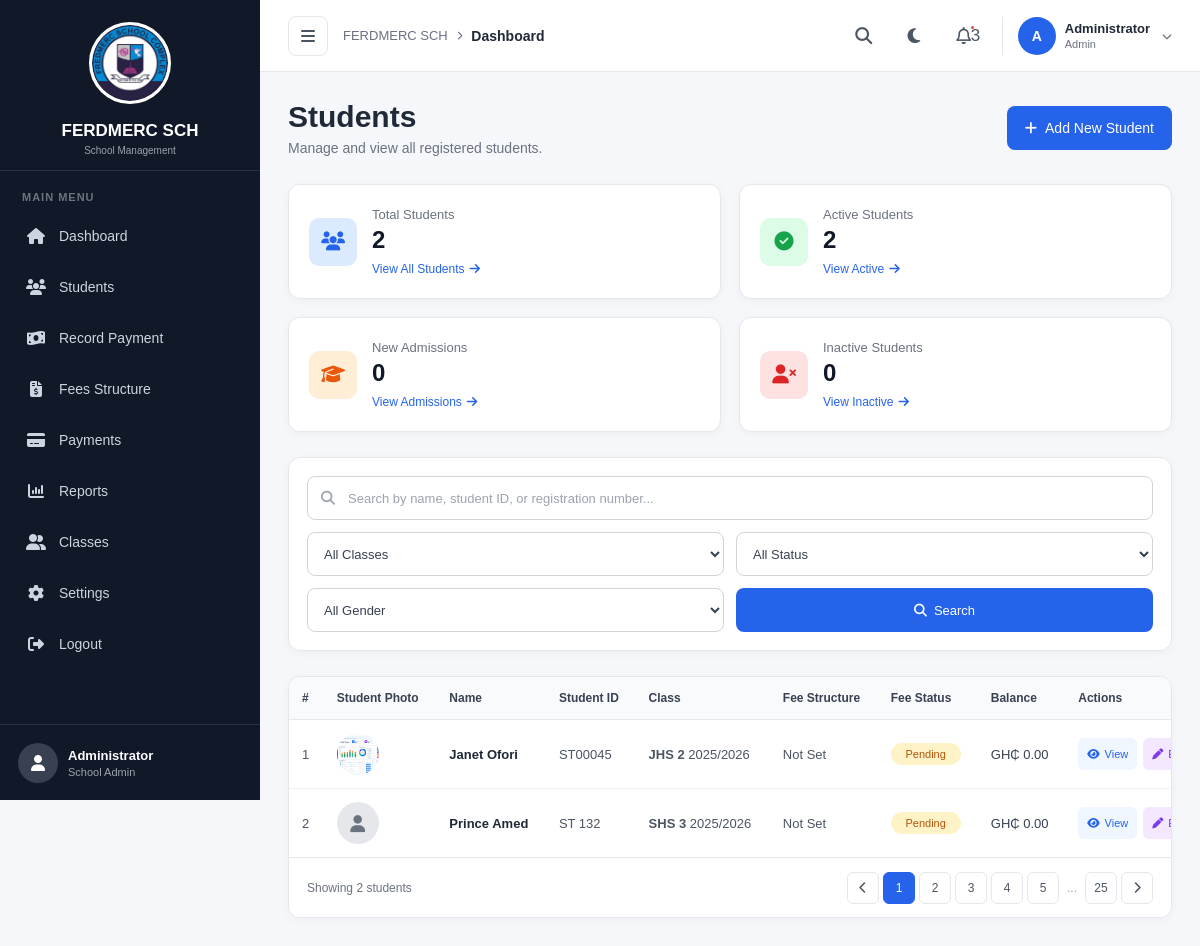
/students/, run on an earlier commit of the app's database.
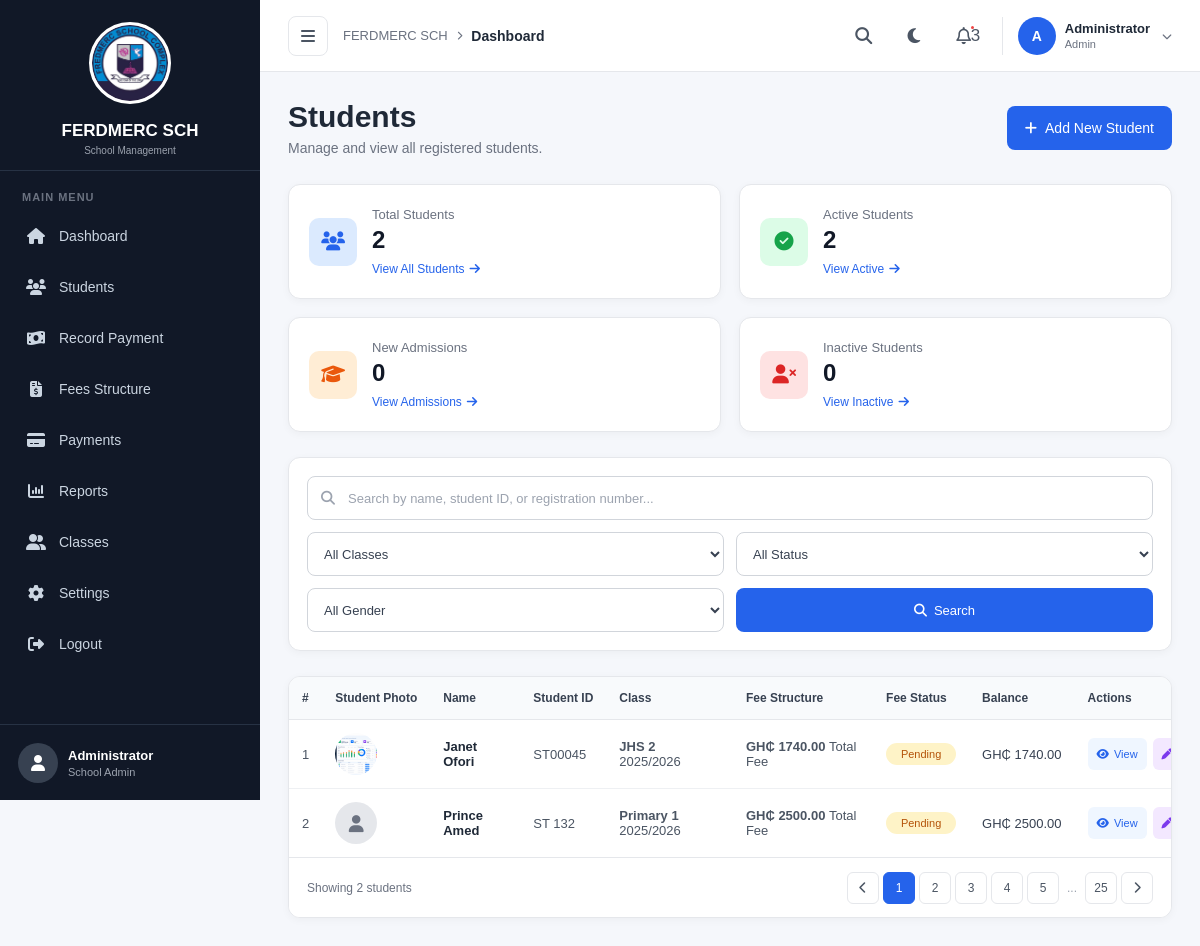
And on a later commit of the database.
### fees/models.py (models this page shows, shortened)
class Student(models.Model):
    GENDER_CHOICES = [
        ("Male", "Male"),
        ("Female", "Female"),
    ]
    STATUS_CHOICES = [
        ("Active", "Active"),
        ("Inactive", "Inactive"),
    ]
    FEE_STATUS_CHOICES = [
        ("Paid", "Paid"),
        ("Pending", "Pending"),
        ("Overdue", "Overdue"),
    ]
    first_name = models.CharField(max_length=100)
    last_name = models.CharField(max_length=100)
    student_id = models.CharField(
        max_length=50,
        unique=True
    )
    registration_number = models.CharField(
        max_length=50,
        unique=True,
        blank=True,
        null=True
    )
    date_of_birth = models.DateField(
        blank=True,
        null=True
    )
    student_class = models.CharField(
        max_length=100
    )
    stream = models.CharField(
        max_length=100,
        blank=True,
        null=True
    )
    academic_year = models.CharField(
        max_length=20,
        default="2025/2026"
    )
    gender = models.CharField(
        max_length=10,
        choices=GENDER_CHOICES
    )
    parent_name = models.CharField(
        max_length=150,
        blank=True,
        null=True
    )
    parent_contact = models.CharField(
        max_length=30,
        blank=True,
        null=True
    )
    address = models.TextField(
        blank=True,
        null=True
    )
    additional_information = models.TextField(
        blank=True,
        null=True
    )
    status = models.CharField(
        max_length=10,
        choices=STATUS_CHOICES,
        default="Active"
    )
    fee_status = models.CharField(
        max_length=10,
        choices=FEE_STATUS_CHOICES,
        default="Pending"
    )
    discount = models.DecimalField(
        max_digits=5,
        decimal_places=2,
        default=0
    )
    balance = models.DecimalField(
        max_digits=10,
        decimal_places=2,
        default=0
    )
    photo = models.ImageField(
        upload_to="students/",
        blank=True,
        null=True
    )
    date_registered = models.DateTimeField(
        auto_now_add=True
    )

class FeeStructure(models.Model):
    TERM_CHOICES = [
        ("First Term", "First Term"),
        ("Second Term", "Second Term"),
        ("Third Term", "Third Term"),
    ]
    student_class = models.CharField(max_length=100)
    academic_year = models.CharField(
        max_length=20,
        default="2026/2027"
    )
    term = models.CharField(
        max_length=20,
        choices=TERM_CHOICES
    )
    registration_fee = models.DecimalField(
        max_digits=10,
        decimal_places=2,
        default=0
    )
    tuition_fee = models.DecimalField(
        max_digits=10,
        decimal_places=2,
        default=0
    )
    examination_fee = models.DecimalField(
        max_digits=10,
        decimal_places=2,
        default=0
    )
    library_fee = models.DecimalField(
        max_digits=10,
        decimal_places=2,
        default=0
    )
    activity_fee = models.DecimalField(
        max_digits=10,
        decimal_places=2,
        default=0
    )
    created_at = models.DateTimeField(
        auto_now_add=True
    )
    updated_at = models.DateTimeField(
        auto_now=True
    )
    @property
    def total_fee(self):
        return (
            self.registration_fee
            + self.tuition_fee
            + self.examination_fee
            + self.library_fee
            + self.activity_fee
        )

### fees/views.py (the view, shortened to what this page needs)
def students(request):
    students = Student.objects.all().order_by(
        "-date_registered"
    )
    search = request.GET.get(
        "search",
        ""
    ).strip()
    selected_class = request.GET.get(
        "class",
        ""
    ).strip()
    if selected_class:
        students = students.filter(
            student_class=selected_class
        )
    selected_status = request.GET.get(
        "status",
        ""
    ).strip()
    if selected_status:
        students = students.filter(
            status=selected_status
        )
    selected_gender = request.GET.get(
        "gender",
        ""
    ).strip()
    if selected_gender:
        students = students.filter(
            gender=selected_gender
        )
    for student in students:
        student.fee_structure = FeeStructure.objects.filter(
            student_class=student.student_class,
            academic_year=student.academic_year
        ).first()
        if student.fee_structure:
            student.total_fee = (
                student.fee_structure.total_fee
            )
        else:
            student.total_fee = 0
        student.total_paid = Payment.objects.filter(
            student=student,
            academic_year=student.academic_year
        ).aggregate(
            total=models.Sum("amount")
        )["total"] or 0
        student.calculated_balance = (
            student.total_fee - student.total_paid
        )
        if student.total_fee <= 0:
            student.calculated_fee_status = "Pending"
        elif student.total_paid >= student.total_fee:
            student.calculated_fee_status = "Paid"
        else:
            student.calculated_fee_status = "Pending"
    classes = Student.objects.values_list(
        "student_class",
        flat=True
    ).distinct().order_by(
        "student_class"
    )
    all_students = Student.objects.all()
    total_students = all_students.count()
    active_students = all_students.filter(
        status="Active"
    ).count()
    inactive_students = all_students.filter(
        status="Inactive"
    ).count()
    school_settings = SchoolSettings.objects.first()
    if school_settings:
        current_academic_year = (
            school_settings.academic_year
        )
    else:
        current_academic_year = "2026/2027"
    new_admissions = all_students.filter(
        academic_year=current_academic_year
    ).count()
    return render(
        request,
        "fees/students.html",
        {
            "students": students,
            "total_students": total_students,
            "active_students": active_students,
            "inactive_students": inactive_students,
            "new_admissions": new_admissions,
            "classes": classes,
            "search": search,
            "selected_class": selected_class,
            "selected_status": selected_status,
            "selected_gender": selected_gender,
        }
    )

### fees/context_processors.py (called while the page is built)
def school_settings(request):
    settings = SchoolSettings.objects.first()
    if not settings:
        settings = SchoolSettings.objects.create()
    return {
        "school_settings": settings
    }

### templates/fees/students.html (shortened to what the changed rows need)
{% extends "fees/base.html" %}
{% load static %}
{% block extra_css %}
<link rel="stylesheet" href="{% static 'css/students.css' %}">
{% endblock %}
{% block content %}
<div class="students-page">
    <div class="page-header">
        <div class="page-title">
            <h1>Students</h1>
        </div>
    </div>
    <div class="student-stats">
        <div class="student-stat-card">
            <div class="stat-info">
                <h2>{{ total_students|default:"0" }}</h2>
            </div>
        </div>
        <div class="student-stat-card">
            <div class="stat-info">
                <h2>{{ active_students|default:"0" }}</h2>
            </div>
        </div>
        <div class="student-stat-card">
            <div class="stat-info">
                <h2>{{ new_admissions|default:"0" }}</h2>
            </div>
        </div>
        <div class="student-stat-card">
            <div class="stat-info">
                <h2>{{ inactive_students|default:"0" }}</h2>
            </div>
        </div>
    </div>
    <div class="students-table-card">
        <div class="table-wrapper">
            <table class="students-table">
                <thead>
                    <tr>
                        <th>#</th>
                        <th>Student Photo</th>
                        <th>Name</th>
                        <th>Student ID</th>
                        <th>Class</th>
                        <th>Fee Structure</th>
                        <th>Fee Status</th>
                        <th>Balance</th>
                        <th>Actions</th>
                    </tr>
                </thead>
                <tbody>
                    {% for student in students %}
                    <tr>
                        <td>
                            {{ forloop.counter }}
                        </td>
                        <td>
                            <div class="student-photo">
                                {% if student.photo %}
                                    <img
                                        src="{{ student.photo.url }}"
                                        alt="{{ student.first_name }}"
                                    >
                                {% else %}
                                    <div class="default-student-photo">
                                        <i class="fa-solid fa-user"></i>
                                    </div>
                                {% endif %}
                            </div>
                        </td>
                        <td>
                            <div class="student-name">
                                <strong>
                                    {{ student.first_name }}
                                    {{ student.last_name }}
                                </strong>
                            </div>
                        </td>
                        <td>
                            {{ student.student_id }}
                        </td>
                        <td>
                            <div class="student-class">
                                <strong>
                                    {{ student.student_class }}
                                </strong>
                                <span>
                                    {{ student.academic_year }}
                                </span>
                            </div>
                        </td>
                        <td>
                            {% if student.fee_structure %}
                                <div class="student-fee-structure">
                                    <strong>
                                        GH₵ {{ student.fee_structure.total_fee|floatformat:2 }}
                                    </strong>
                                    <span>
                                        Total Fee
                                    </span>
                                </div>
                            {% else %}
                                <span class="fee-not-set">
                                    Not Set
                                </span>
                            {% endif %}
                        </td>
                        <td>
    {% if student.calculated_fee_status == "Paid" %}
        <span class="fee-badge paid">
            Paid
        </span>
    {% elif student.calculated_fee_status == "Pending" %}
        <span class="fee-badge pending">
            Pending
        </span>
    {% else %}
        <span class="fee-badge pending">
            Pending
        </span>
    {% endif %}
</td>
                        <td>
    <span class="student-balance">
        GH₵ {{ student.calculated_balance|floatformat:2 }}
    </span>
</td>
                        <td>
                            <div class="student-actions">
                                <a
                                    href="{% url 'student_profile' student.id %}"
                                    class="action-btn view"
                                    title="View Student Profile"
                                >
                                    <i class="fa-solid fa-eye"></i>
                                    <span>View</span>
                                </a>
                                <a
                                    href="{% url 'edit_student' student.id %}"
                                    class="action-btn edit"
                                    title="Edit Student"
                                >
                                    <i class="fa-solid fa-pen"></i>
                                    <span>Edit</span>
                                </a>
                            </div>
                        </td>
                    </tr>
                    {% endfor %}
                </tbody>
            </table>
        </div>
    </div>
</div>
{% endblock %}

What changed in the data, as far as the page shows it:
shown differently, row unchanged: Student "Janet": fee_structure.total_fee (not shown) → "1740.00"; calculated_balance "0.00" → "1740.00"; text "Not Set" → "GH₵ Total Fee"
changed Student "Prince": student_class "SHS 3" → "Primary 1"; fee_structure.total_fee (not shown) → "2500.00"; calculated_balance "0.00" → "2500.00"; text "Not Set" → "GH₵ Total Fee"
